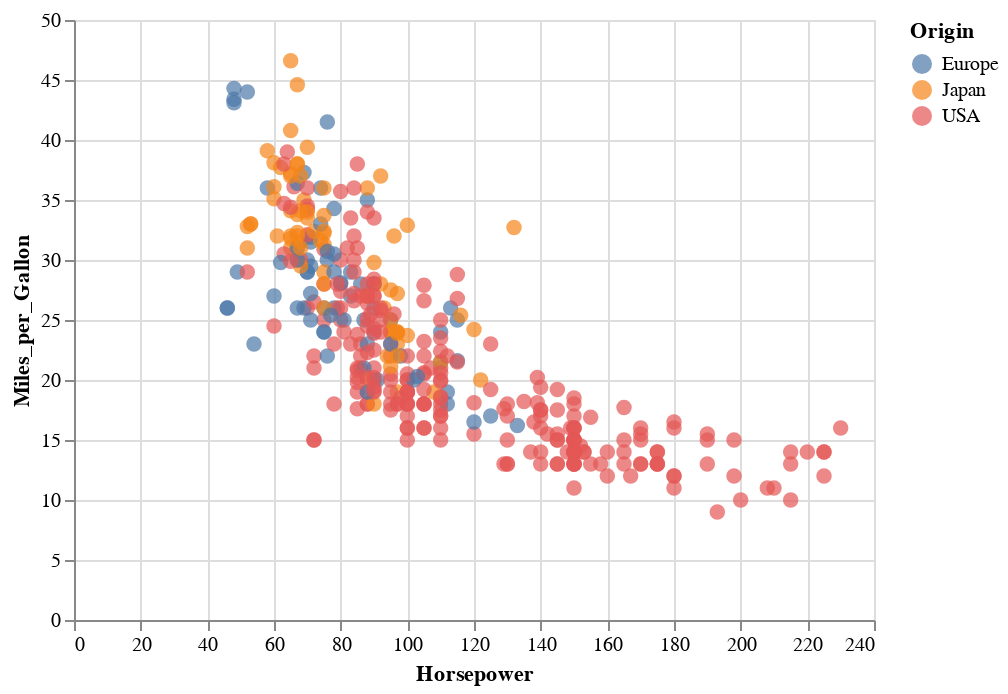

The code cell stored with this chart in its notebook:
### Code cell
source = data.cars()

alt.Chart(source).mark_circle(size=60).encode(
    x='Horsepower',
    y='Miles_per_Gallon',
    color='Origin',
    tooltip=['Name'],
).interactive()

### Figure 1 — Vega-Lite specification as saved in the notebook (floating-point values rounded to 4 significant figures; data arrays with more than 128 entries replaced by an {"elided": "..."} marker saying what was removed)
{"$schema": "https://vega.github.io/schema/vega-lite/v2.6.0.json", "config": {"view": {"height": 300, "width": 400}}, "data": {"name": "data-f02450ab61490a1363517a0190416235"}, "datasets": {"data-f02450ab61490a1363517a0190416235": {"elided": "406 records"}}, "encoding": {"color": {"field": "Origin", "type": "nominal"}, "tooltip": [{"field": "Name", "type": "nominal"}], "x": {"field": "Horsepower", "type": "quantitative"}, "y": {"field": "Miles_per_Gallon", "type": "quantitative"}}, "mark": {"size": 60, "type": "circle"}, "selection": {"selector001": {"bind": "scales", "encodings": ["x", "y"], "mark": {"fill": "#333", "fillOpacity": 0.125, "stroke": "white"}, "on": "[mousedown, window:mouseup] > window:mousemove!", "resolve": "global", "translate": "[mousedown, window:mouseup] > window:mousemove!", "type": "interval", "zoom": "wheel!"}}}
